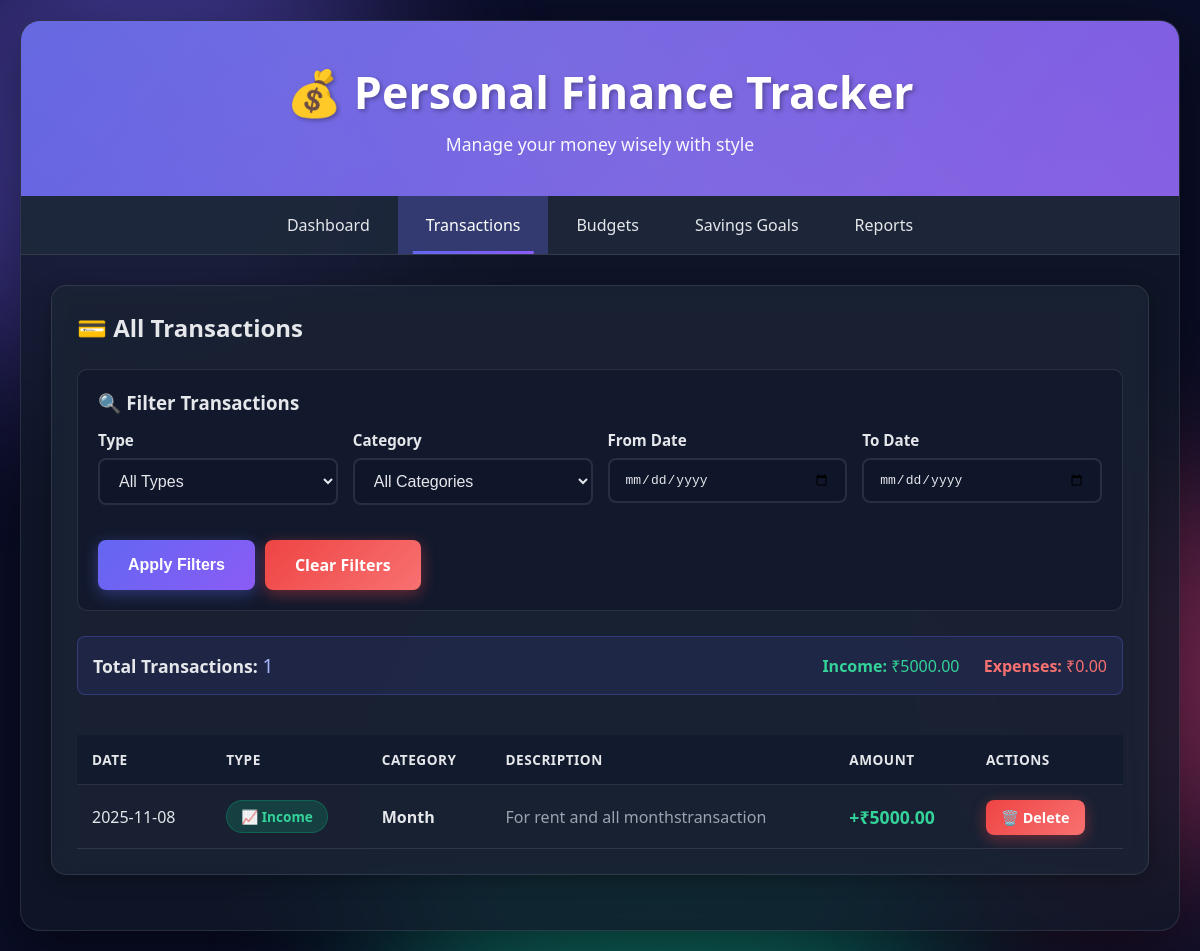
The app's page /transactions, older data.
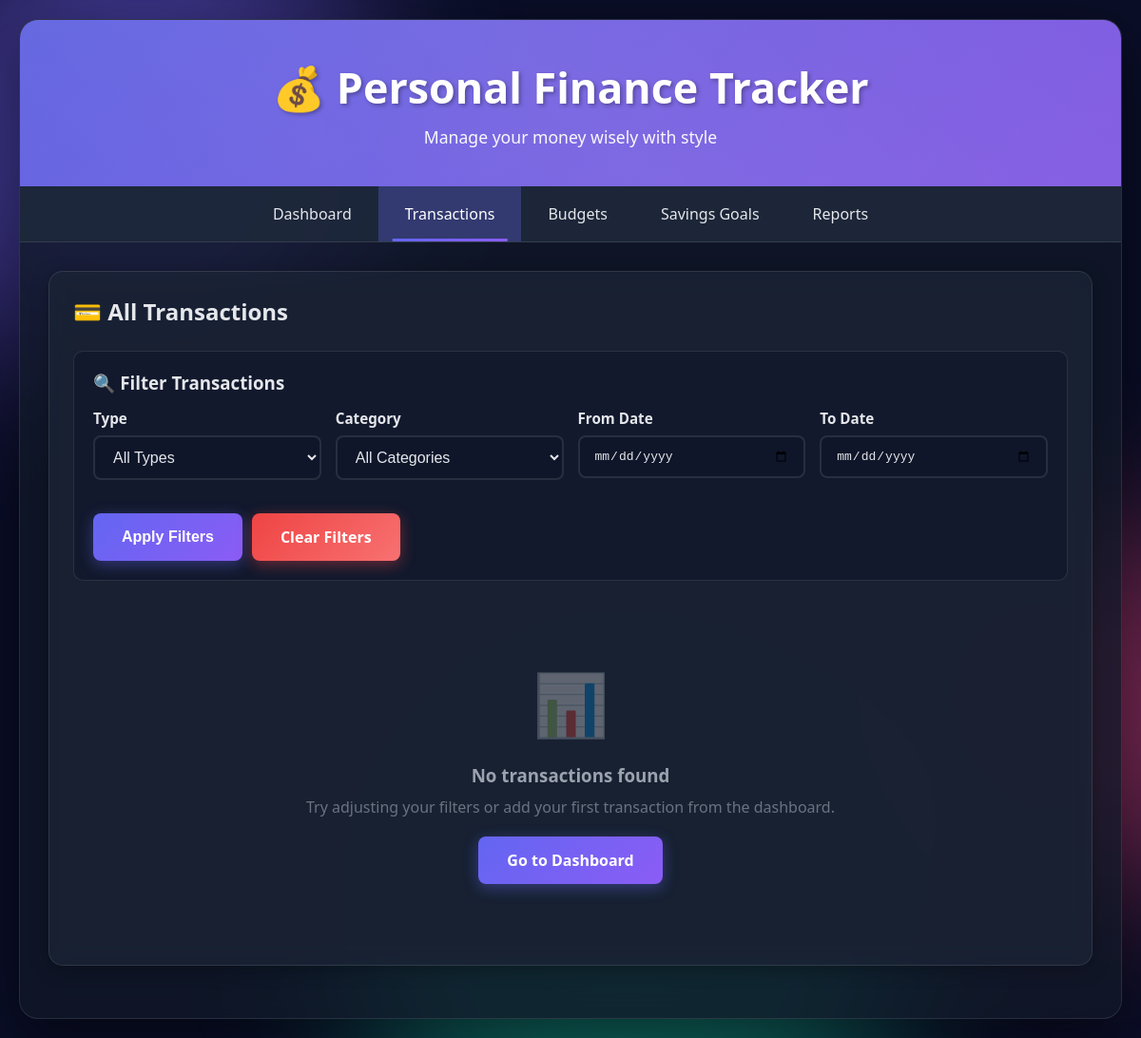
The same page, newer data.
### tables this page shows
CREATE TABLE transactions
                 (id INTEGER PRIMARY KEY AUTOINCREMENT,
                  type TEXT NOT NULL,
                  category TEXT NOT NULL,
                  amount REAL NOT NULL,
                  description TEXT,
                  date TEXT NOT NULL,
                  created_at TIMESTAMP DEFAULT CURRENT_TIMESTAMP);

### app.py (the view)
@app.route('/transactions')
def transactions():
    conn = get_db()
    c = conn.cursor()
    filter_type = request.args.get('type', 'all')
    filter_category = request.args.get('category', 'all')
    start_date = request.args.get('start_date', '')
    end_date = request.args.get('end_date', '')
    query = "SELECT * FROM transactions WHERE 1=1"
    params = []
    if filter_type != 'all':
        query += " AND type = ?"
        params.append(filter_type)
    if filter_category != 'all':
        query += " AND category = ?"
        params.append(filter_category)
    if start_date:
        query += " AND date >= ?"
        params.append(start_date)
    if end_date:
        query += " AND date <= ?"
        params.append(end_date)
    query += " ORDER BY date DESC, id DESC"
    c.execute(query, params)
    all_transactions = c.fetchall()
    c.execute("SELECT DISTINCT category FROM transactions ORDER BY category")
    categories = c.fetchall()
    conn.close()
    return render_template('transactions.html',
                         transactions=all_transactions,
                         categories=categories,
                         filter_type=filter_type,
                         filter_category=filter_category,
                         start_date=start_date,
                         end_date=end_date)

### app.py (called while the page is built)
def get_db():
    conn = sqlite3.connect('finance_tracker.db')
    conn.row_factory = sqlite3.Row
    return conn

### templates/transactions.html (shortened to what the changed rows need)
{% extends "base.html" %}
{% block content %}
<div class="card">
    <h2 style="margin-bottom: 25px; color: #e5e7eb;">💳 All Transactions</h2>
    {% if transactions %}
        <div style="margin-bottom: 20px; padding: 15px; background: rgba(99, 102, 241, 0.1); border-radius: 8px; border: 1px solid rgba(99, 102, 241, 0.3);">
            <div style="display: flex; justify-content: space-between; align-items: center; flex-wrap: wrap; gap: 15px;">
                <div>
                    <strong style="color: #e5e7eb; font-size: 1.1em;">Total Transactions: </strong>
                    <span style="color: #a5b4fc; font-size: 1.2em;">{{ transactions|length }}</span>
                </div>
                <div>
                    {% set total_income_filtered = transactions|selectattr('type', 'equalto', 'income')|map(attribute='amount')|sum %}
                    {% set total_expense_filtered = transactions|selectattr('type', 'equalto', 'expense')|map(attribute='amount')|sum %}
                    <span style="color: #34d399; margin-right: 20px;">
                        <strong>Income:</strong> ₹{{ "%.2f"|format(total_income_filtered) }}
                    </span>
                    <span style="color: #f87171;">
                        <strong>Expenses:</strong> ₹{{ "%.2f"|format(total_expense_filtered) }}
                    </span>
                </div>
            </div>
        </div>
        <div style="overflow-x: auto;">
            <table>
                <thead>
                    <tr>
                        <th>Date</th>
                        <th>Type</th>
                        <th>Category</th>
                        <th>Description</th>
                        <th>Amount</th>
                        <th>Actions</th>
                    </tr>
                </thead>
                <tbody>
                    {% for transaction in transactions %}
                    <tr>
                        <td style="white-space: nowrap;">{{ transaction.date }}</td>
                        <td>
                            <span class="badge {{ transaction.type }}">
                                {{ '📈' if transaction.type == 'income' else '📉' }} {{ transaction.type|title }}
                            </span>
                        </td>
                        <td>
                            <strong>{{ transaction.category }}</strong>
                        </td>
                        <td style="color: #9ca3af; max-width: 300px; overflow: hidden; text-overflow: ellipsis;">
                            {{ transaction.description or '-' }}
                        </td>
                        <td style="font-weight: 600; font-size: 1.1em; white-space: nowrap; color: {{ '#34d399' if transaction.type == 'income' else '#f87171' }};">
                            {{ '+' if transaction.type == 'income' else '-' }}₹{{ "%.2f"|format(transaction.amount) }}
                        </td>
                        <td>
                            <a href="/delete_transaction/{{ transaction.id }}"
                               class="btn btn-danger"
                               style="padding: 8px 15px; font-size: 0.9em; text-decoration: none;"
                               onclick="return confirm('Are you sure you want to delete this transaction?')">
                                🗑️ Delete
                            </a>
                        </td>
                    </tr>
                    {% endfor %}
                </tbody>
            </table>
        </div>
    {% else %}
        <div style="text-align: center; padding: 60px 20px;">
            <div style="font-size: 4em; margin-bottom: 20px; opacity: 0.3;">📊</div>
            <h3 style="color: #9ca3af; margin-bottom: 10px;">No transactions found</h3>
            <p style="color: #6b7280;">Try adjusting your filters or add your first transaction from the dashboard.</p>
            <a href="/" class="btn" style="margin-top: 20px; text-decoration: none; display: inline-block;">Go to Dashboard</a>
        </div>
    {% endif %}
</div>
{% endblock %}

Row changes from the older to the newer data that the page shows:
removed transactions: type "📈", type "+", amount "5000.00"
Text that changed along with them:
{{ transactions|length }}: "1" → (not shown)
{{ "%.2f"|format(total_income_filtered) }}: "5000.00" → (not shown)
{{ "%.2f"|format(total_expense_filtered) }}: "0.00" → (not shown)
text no longer shown: "Total Transactions: Income: ₹ Expenses: ₹ DATE TYPE CATEGORY DESCRIPTION AMOUNT ACTIONS"
text now shown: "📊 No transactions found Try adjusting your filters or add your first transaction from the dashboard. Go to Dashboard"
